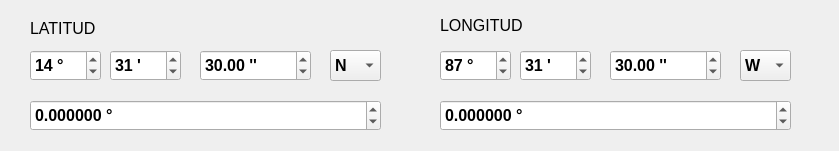
<?xml version="1.0" encoding="UTF-8"?>
<ui version="4.0">
 <class>LatLonCalcDialogBase</class>
 <widget class="QDialog" name="LatLonCalcDialogBase">
  <property name="geometry">
   <rect>
    <x>0</x>
    <y>0</y>
    <width>839</width>
    <height>151</height>
   </rect>
  </property>
  <property name="windowTitle">
   <string>Calculadora Lat/Lon</string>
  </property>
  <widget class="QLabel" name="labelLat">
   <property name="geometry">
    <rect>
     <x>30</x>
     <y>20</y>
     <width>81</width>
     <height>16</height>
    </rect>
   </property>
   <property name="font">
    <font>
     <pointsize>12</pointsize>
    </font>
   </property>
   <property name="text">
    <string>LATITUD</string>
   </property>
  </widget>
  <widget class="QSpinBox" name="spbLatD">
   <property name="geometry">
    <rect>
     <x>30</x>
     <y>50</y>
     <width>71</width>
     <height>31</height>
    </rect>
   </property>
   <property name="font">
    <font>
     <pointsize>12</pointsize>
     <weight>75</weight>
     <bold>true</bold>
    </font>
   </property>
   <property name="suffix">
    <string> °</string>
   </property>
   <property name="maximum">
    <number>90</number>
   </property>
   <property name="value">
    <number>14</number>
   </property>
  </widget>
  <widget class="QSpinBox" name="spbLatM">
   <property name="geometry">
    <rect>
     <x>110</x>
     <y>50</y>
     <width>71</width>
     <height>31</height>
    </rect>
   </property>
   <property name="font">
    <font>
     <pointsize>12</pointsize>
     <weight>75</weight>
     <bold>true</bold>
    </font>
   </property>
   <property name="suffix">
    <string> '</string>
   </property>
   <property name="maximum">
    <number>59</number>
   </property>
   <property name="value">
    <number>31</number>
   </property>
  </widget>
  <widget class="QDoubleSpinBox" name="spbLatS">
   <property name="geometry">
    <rect>
     <x>200</x>
     <y>50</y>
     <width>111</width>
     <height>31</height>
    </rect>
   </property>
   <property name="font">
    <font>
     <pointsize>12</pointsize>
     <weight>75</weight>
     <bold>true</bold>
    </font>
   </property>
   <property name="prefix">
    <string/>
   </property>
   <property name="suffix">
    <string> ''</string>
   </property>
   <property name="maximum">
    <double>60.000000000000000</double>
   </property>
   <property name="value">
    <double>30.000000000000000</double>
   </property>
  </widget>
  <widget class="QComboBox" name="cmbLatH">
   <property name="geometry">
    <rect>
     <x>330</x>
     <y>50</y>
     <width>51</width>
     <height>31</height>
    </rect>
   </property>
   <property name="font">
    <font>
     <pointsize>12</pointsize>
     <weight>75</weight>
     <bold>true</bold>
    </font>
   </property>
   <item>
    <property name="text">
     <string>N</string>
    </property>
   </item>
   <item>
    <property name="text">
     <string>S</string>
    </property>
   </item>
  </widget>
  <widget class="QDoubleSpinBox" name="spbLatDD">
   <property name="geometry">
    <rect>
     <x>30</x>
     <y>100</y>
     <width>351</width>
     <height>31</height>
    </rect>
   </property>
   <property name="font">
    <font>
     <pointsize>12</pointsize>
     <weight>75</weight>
     <bold>true</bold>
    </font>
   </property>
   <property name="suffix">
    <string> °</string>
   </property>
   <property name="decimals">
    <number>6</number>
   </property>
   <property name="minimum">
    <double>-90.000000000000000</double>
   </property>
   <property name="maximum">
    <double>90.000000000000000</double>
   </property>
  </widget>
  <widget class="QSpinBox" name="spbLonM">
   <property name="geometry">
    <rect>
     <x>520</x>
     <y>50</y>
     <width>71</width>
     <height>31</height>
    </rect>
   </property>
   <property name="font">
    <font>
     <pointsize>12</pointsize>
     <weight>75</weight>
     <bold>true</bold>
    </font>
   </property>
   <property name="suffix">
    <string> '</string>
   </property>
   <property name="maximum">
    <number>59</number>
   </property>
   <property name="value">
    <number>31</number>
   </property>
  </widget>
  <widget class="QComboBox" name="cmbLonH">
   <property name="geometry">
    <rect>
     <x>740</x>
     <y>50</y>
     <width>51</width>
     <height>31</height>
    </rect>
   </property>
   <property name="font">
    <font>
     <pointsize>12</pointsize>
     <weight>75</weight>
     <bold>true</bold>
    </font>
   </property>
   <item>
    <property name="text">
     <string>W</string>
    </property>
   </item>
   <item>
    <property name="text">
     <string>E</string>
    </property>
   </item>
  </widget>
  <widget class="QSpinBox" name="spbLonD">
   <property name="geometry">
    <rect>
     <x>440</x>
     <y>50</y>
     <width>71</width>
     <height>31</height>
    </rect>
   </property>
   <property name="font">
    <font>
     <pointsize>12</pointsize>
     <weight>75</weight>
     <bold>true</bold>
    </font>
   </property>
   <property name="suffix">
    <string> °</string>
   </property>
   <property name="maximum">
    <number>180</number>
   </property>
   <property name="value">
    <number>87</number>
   </property>
  </widget>
  <widget class="QLabel" name="labelLat_2">
   <property name="geometry">
    <rect>
     <x>440</x>
     <y>10</y>
     <width>101</width>
     <height>31</height>
    </rect>
   </property>
   <property name="font">
    <font>
     <pointsize>12</pointsize>
    </font>
   </property>
   <property name="text">
    <string>LONGITUD</string>
   </property>
  </widget>
  <widget class="QDoubleSpinBox" name="spbLonS">
   <property name="geometry">
    <rect>
     <x>610</x>
     <y>50</y>
     <width>111</width>
     <height>31</height>
    </rect>
   </property>
   <property name="font">
    <font>
     <pointsize>12</pointsize>
     <weight>75</weight>
     <bold>true</bold>
    </font>
   </property>
   <property name="prefix">
    <string/>
   </property>
   <property name="suffix">
    <string> ''</string>
   </property>
   <property name="maximum">
    <double>60.000000000000000</double>
   </property>
   <property name="value">
    <double>30.000000000000000</double>
   </property>
  </widget>
  <widget class="QDoubleSpinBox" name="spbLonDD">
   <property name="geometry">
    <rect>
     <x>440</x>
     <y>100</y>
     <width>351</width>
     <height>31</height>
    </rect>
   </property>
   <property name="font">
    <font>
     <pointsize>12</pointsize>
     <weight>75</weight>
     <bold>true</bold>
    </font>
   </property>
   <property name="suffix">
    <string> °</string>
   </property>
   <property name="decimals">
    <number>6</number>
   </property>
   <property name="minimum">
    <double>-180.000000000000000</double>
   </property>
   <property name="maximum">
    <double>180.000000000000000</double>
   </property>
  </widget>
 </widget>
 <resources/>
 <connections/>
</ui>
